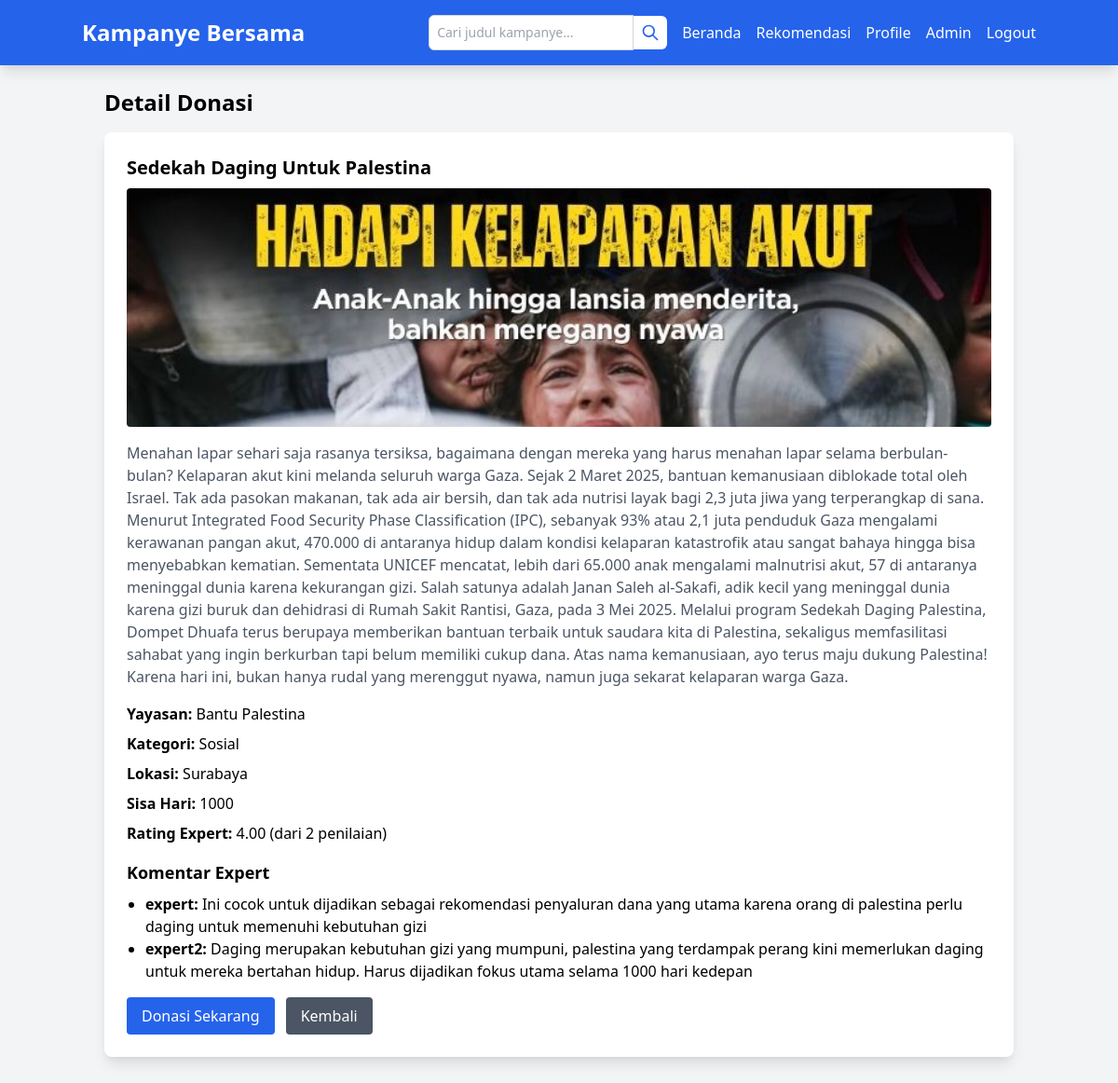
/dummydonation_detail.php?id=17 (signed in), run on the app's committed database.
### tables this page shows
CREATE TABLE `campaigns` (
  `id` int(11) NOT NULL,
  `judul` varchar(255) NOT NULL COMMENT 'Judul kampanye',
  `deskripsi` text NOT NULL COMMENT 'Deskripsi kampanye untuk Content-Based Filtering',
  `yayasan` varchar(100) NOT NULL COMMENT 'Nama yayasan penyelenggara',
  `kategori` text NOT NULL COMMENT 'Kategori kampanye (dipisah koma, misalnya: Kesehatan,Sosial)',
  `sisa_hari` int(11) NOT NULL COMMENT 'Sisa hari kampanye berlangsung',
  `uploaded_by` int(11) DEFAULT NULL COMMENT 'ID pengguna yang mengunggah (referensi ke users.id)',
  `uploaded_at` timestamp NOT NULL DEFAULT current_timestamp() COMMENT 'Waktu unggah kampanye',
  `gambar` varchar(255) DEFAULT 'default.jpg' COMMENT 'Nama file gambar kampanye',
  `lokasi` varchar(255) DEFAULT 'Tidak diketahui' COMMENT 'Lokasi kampanye',
  `terkumpul` decimal(15,2) DEFAULT 0.00,
  `sisahari` varchar(10) DEFAULT '∞'
);

CREATE TABLE `expert_ratings` (
  `id` int(11) NOT NULL,
  `campaign_id` int(11) NOT NULL,
  `expert_id` int(11) NOT NULL,
  `rating` int(11) NOT NULL CHECK (`rating` between 1 and 5),
  `comment` text DEFAULT NULL,
  `created_at` timestamp NOT NULL DEFAULT current_timestamp()
);

CREATE TABLE `users` (
  `id` int(11) NOT NULL,
  `username` varchar(80) NOT NULL COMMENT 'Nama pengguna untuk login',
  `password` varchar(255) NOT NULL COMMENT 'Kata sandi (teks biasa untuk aplikasi dummy)',
  `role` enum('user','admin','expert') DEFAULT 'user',
  `created_at` timestamp NOT NULL DEFAULT current_timestamp() COMMENT 'Waktu pembuatan akun'
);

### dummydonation_detail.php (the view, shortened to what this page needs)
<?php
$conn = new mysqli('localhost', 'root', '', 'campaign_recommendation');
$campaign_id = (int)$_GET['id'];
$stmt = $conn->prepare("SELECT * FROM campaigns WHERE id = ?");
$stmt->bind_param("i", $campaign_id);
$stmt->execute();
$result = $stmt->get_result();
$campaign = $result->fetch_assoc();
$stmt = $conn->prepare("SELECT AVG(rating) as avg_rating, COUNT(rating) as rating_count FROM expert_ratings WHERE campaign_id = ?");
$stmt->bind_param("i", $campaign_id);
$stmt->execute();
$rating_result = $stmt->get_result()->fetch_assoc();
$avg_rating = $rating_result['avg_rating'] ? number_format($rating_result['avg_rating'], 2) : 'Belum dinilai';
$rating_count = $rating_result['rating_count'];
$comments = [];
$stmt = $conn->prepare("SELECT r.comment, u.username FROM expert_ratings r JOIN users u ON r.expert_id = u.id WHERE r.campaign_id = ?");
$stmt->bind_param("i", $campaign_id);
$stmt->execute();
$result = $stmt->get_result();
while ($row = $result->fetch_assoc()) {
    $comments[] = $row;
}
?>
<!DOCTYPE html>
<html lang="id">
<head>
    <link href="https://cdn.jsdelivr.net/npm/tailwindcss@2.2.19/dist/tailwind.min.css" rel="stylesheet">
</head>
<body class="bg-gray-100">
    <?php require 'templatess/header.php'; ?>
    <div class="container mx-auto p-6">
        <h2 class="text-2xl font-bold mb-4">Detail Donasi</h2>
        <div class="bg-white p-6 rounded-lg shadow-lg mb-6">
            <h3 class="text-xl font-semibold mb-2"><?php echo htmlspecialchars($campaign['judul']); ?></h3>
            <img src="images/<?php echo htmlspecialchars($campaign['gambar']); ?>" alt="<?php echo htmlspecialchars($campaign['judul']); ?>" class="w-full h-64 object-cover mb-4 rounded">
            <p class="text-gray-600 mb-4"><?php echo htmlspecialchars($campaign['deskripsi']); ?></p>
            <div class="space-y-2">
                <p><strong>Yayasan:</strong> <?php echo htmlspecialchars($campaign['yayasan']); ?></p>
                <p><strong>Kategori:</strong> <?php echo htmlspecialchars($campaign['kategori']); ?></p>
                <p><strong>Lokasi:</strong> <?php echo htmlspecialchars($campaign['lokasi']); ?></p>
                <p><strong>Sisa Hari:</strong> <?php echo htmlspecialchars($campaign['sisa_hari']); ?></p>
                <p><strong>Rating Expert:</strong> <?php echo $avg_rating; ?> (dari <?php echo $rating_count; ?> penilaian)</p>
            </div>
            <h4 class="text-lg font-semibold mt-4 mb-2">Komentar Expert</h4>
            <?php if ($comments): ?>
                <ul class="list-disc pl-5">
                    <?php foreach ($comments as $comment): ?>
                        <li><strong><?php echo htmlspecialchars($comment['username']); ?>:</strong> <?php echo htmlspecialchars($comment['comment'] ?: 'Tidak ada komentar'); ?></li>
                    <?php endforeach; ?>
                </ul>
            <?php else: ?>
                <p>Belum ada komentar dari expert.</p>
            <?php endif; ?>
            <a href="campaign_detail.php?id=<?php echo $campaign_id; ?>" class="inline-block mt-4 bg-blue-600 text-white px-4 py-2 rounded hover:bg-blue-700">Donasi Sekarang</a>
            <a href="index.php" class="inline-block mt-4 ml-2 bg-gray-600 text-white px-4 py-2 rounded hover:bg-gray-700">Kembali</a>
        </div>
    </div>
    <?php
    require 'templatess/footer.php';
    ?>
</body>
</html>

### static/style.css (style rules this page uses)
img { max-width: 100%; height: auto; }

### data on the page
campaigns: judul "Sedekah Daging Untuk Palestina", gambar (picture), deskripsi "Menahan lapar sehari saja rasanya tersiksa, bagaimana dengan mereka yang harus menahan lapar selama berbulan-bulan? Kelaparan akut kini melanda seluruh warga Gaza. Sejak 2 Maret 2025, bantuan kemanusiaan diblokade total oleh Israel. Tak ada pasokan makanan, tak ada air bersih, dan tak ada nutrisi layak bagi 2,3 juta jiwa yang terperangkap di sana. Menurut Integrated Food Security Phase Classification (IPC), sebanyak 93% atau 2,1 juta penduduk Gaza mengalami kerawanan pangan akut, 470.000 di antaranya hidup dalam kondisi kelaparan katastrofik atau sangat bahaya hingga bisa menyebabkan kematian. Sementata UNICEF mencatat, lebih dari 65.000 anak mengalami malnutrisi akut, 57 di antaranya…", yayasan "Bantu Palestina", kategori "Sosial", lokasi "Surabaya", sisa_hari "1000"
expert_ratings: expert.username "expert", comment "Ini cocok untuk dijadikan sebagai rekomendasi penyaluran dana yang utama karena orang di palestina perlu daging untuk memenuhi kebutuhan gizi"
expert_ratings: expert.username "expert2", comment "Daging merupakan kebutuhan gizi yang mumpuni, palestina yang terdampak perang kini memerlukan daging untuk mereka bertahan hidup. Harus dijadikan fokus utama selama 1000 hari kedepan"

### other printed values
$avg_rating "4.00"
$rating_count "2"
